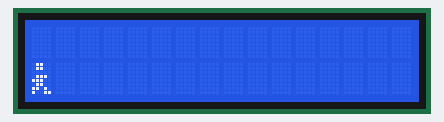
A sketch run on a simulated Arduino Uno, built with avr-gcc and run on an emulated ATmega328P. Shown: 16×2 character LCD.

Above: at 0.26 s.
At 1.86 s:
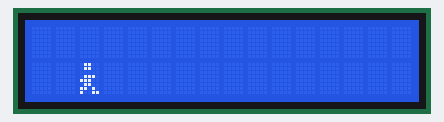
At 3.86 s:
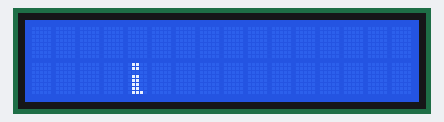
At 7.47 s:
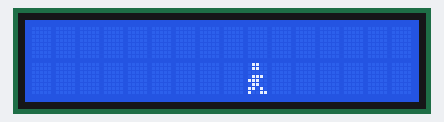
At 11.07 s:
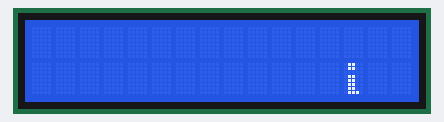
At 14.68 s:
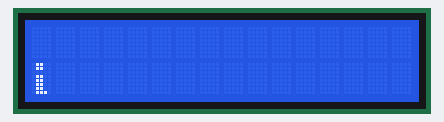

The sketch:

Stick_Figure_walking_across_16x2_LCD.ino
```cpp
#include <LiquidCrystal.h> //Set up LCD

int rs = 2, en = 3, d4 = 4, d5 = 5, d6 = 6, d7 = 7;
LiquidCrystal lcd (rs, en, d4, d5, d6, d7);
int posCount = 0;

byte StickManA[] = {
 B01100,
 B01100,
 B00000,
 B01110,
 B11100,
 B01100,
 B11010,
 B10011,
};

byte StickManB[] = {
 B01100,
 B01100,
 B00000,
 B01100,
 B01100,
 B01100,
 B01100,
 B01110,
};

byte StickManJump[] = {
  B01100,
  B01100,
  B00000,
  B11110,
  B01101,
  B11111,
  B10000,
  B00000,
};

void setup() {
  // put your setup code here, to run once:
  lcd.begin(16, 2); //Create custom characters
  lcd.createChar(0, StickManA);
  lcd.createChar(1, StickManB);
  lcd.createChar(2, StickManJump);
}

void loop() {
  // put your main code here, to run repeatedly:
  for (posCount = 0; posCount <= 15; posCount++) { //Make stickman walk foward
  lcd.setCursor(0, 1);
  lcd.write(byte(0));
  delay (400);
  lcd.setCursor(0, 1);
  lcd.write (byte(1));
  delay (400);
  lcd.scrollDisplayRight(); //Until he reaches the end of the screen
  }

  lcd.clear(); //Then put him in the far left of the top row, in his jump position
  lcd.setCursor(15, 0);
  lcd.write(byte(2));

  for (posCount = 0; posCount <= 14; posCount++) { //And make him jump back to the start of the screen
  lcd.scrollDisplayLeft();
  delay (80);
  }

  lcd.clear(); //Get rid of the second version of himself on the top part of the screen

}
```

Measured:
- by itself, everything shown: repeats every 14.0 s, in 47 steps
- what the display in image 1 shows lasts 0.4 s, from 1.7 s to 2.1 s
